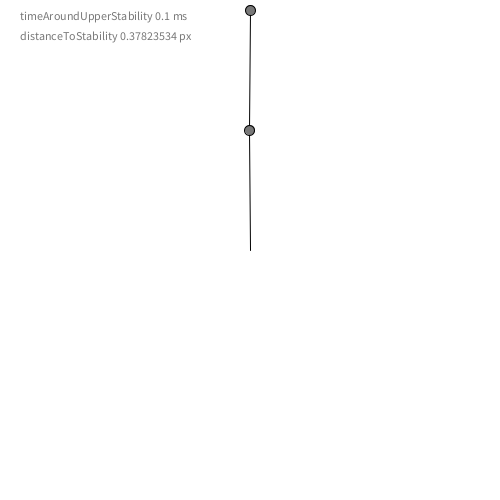
Frame 1 (no input)
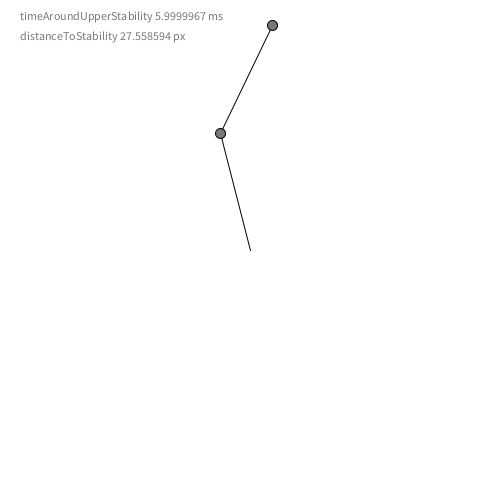
Frame 60 (the mouse pressed at the canvas centre just before this capture)
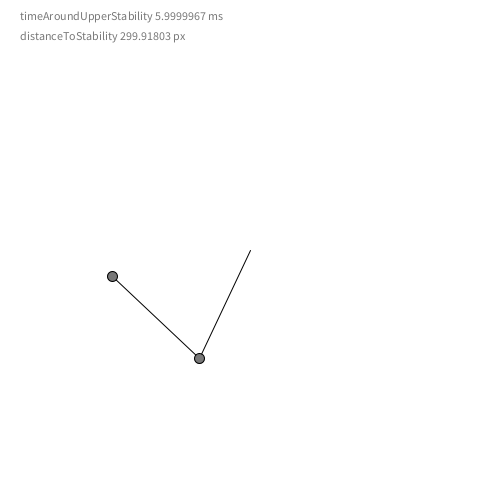
Frame 120 (the mouse held since frame 60 and released just before this capture)

The Processing sketch that drew these frames (run headless with seeded random() and noise(); from frame 60 on, the mouse is pressed at the canvas centre):

// Processing sketch: DoublePendulum
// ── DoublePendulum.pde
class Bob {
  PVector location; 
  float mass;
  float len;
  float angle;
  float dAngle = 0;
  float d2Angle = 0;
  float slow = 1;

  Bob(float mass, float len, float startAngle) {
    this.mass = mass;
    this.len = len;
    this.angle = startAngle;
  }

  void update(float d2Angle, PVector pivot) {
    this.d2Angle = d2Angle;
    dAngle += d2Angle;
    angle += dAngle;
    angle *= slow;
    location = PVector.add(pivot, new PVector(len * sin(angle), len * cos(angle)));
  }

  void display() {
    ellipse(location.x, location.y, mass*10, mass*10);
  }
}

class DPendulum {
  float timeAroundUpperStability = 0.0; // ms
  float distanceToStability = 0.0; // ms
  float gravity = 0.4;
  float stabilityDistanceThreshold = 30;
  
  Bob bob1;
  Bob bob2;
  PVector pivot = new PVector(250, 250);
  PVector stabilityPoint; 
  
  DPendulum() {
    bob1 = new Bob(1, 120, PI);
    bob2 = new Bob(1, 120, PI*0.999);
    stabilityPoint = new PVector(pivot.x, pivot.y - bob1.len - bob2.len);
  }

  void update() {
    bob1.update(calcAngle1(), pivot);
    bob2.update(calcAngle2(), bob1.location);
    distanceToStability = PVector.dist(stabilityPoint, bob2.location);
    if(distanceToStability < stabilityDistanceThreshold){
       timeAroundUpperStability +=0.1; 
    }
  }

  void display() {
    stroke(0);
    fill(120);
    line(pivot.x, pivot.y, bob1.location.x, bob1.location.y);
    line(bob1.location.x, bob1.location.y, bob2.location.x, bob2.location.y);

    bob1.display();
    bob2.display();
  }

  float calcAngle1() {
    float top = -1*gravity*(2*bob1.mass*bob2.mass)*sin(bob1.angle) - bob2.mass*gravity*sin(bob1.angle-(2*bob2.angle)) - 
      2*(sin(bob1.angle-bob2.angle)*bob2.mass*(bob2.dAngle*bob2.dAngle*bob1.len +bob1.dAngle*bob1.dAngle* bob1.len *cos(bob1.angle-bob2.angle)));
    float bot = bob1.len*(2*bob1.mass+bob2.mass-bob2.mass*cos(2*bob1.angle-2*bob2.angle));

    return top / bot;
  }

  float calcAngle2() {
    float top = 2*sin(bob1.angle-bob2.angle)*(bob1.dAngle*bob1.dAngle* bob1.len *(bob1.mass+bob2.mass)+ gravity *(bob1.mass + bob2.mass)*cos(bob1.angle)+bob2.dAngle*bob2.dAngle* bob2.len *bob2.mass*cos(bob1.angle-bob2.angle));
    float bot = bob2.len*(2*bob1.mass+bob2.mass-bob2.mass*cos(2*bob1.angle-2*bob2.angle));

    return top / bot;
  }
}

DPendulum pendulum = new DPendulum();

void setup() {
  size(500, 500);
  background(255);
}


void draw() {
  background(255);
  frameRate(60);
  pendulum.update();
  pendulum.display();
  textSize(12);
  text("timeAroundUpperStability " + pendulum.timeAroundUpperStability + " ms", 20, 20);
  text("distanceToStability " + pendulum.distanceToStability + " px", 20, 40);
}
